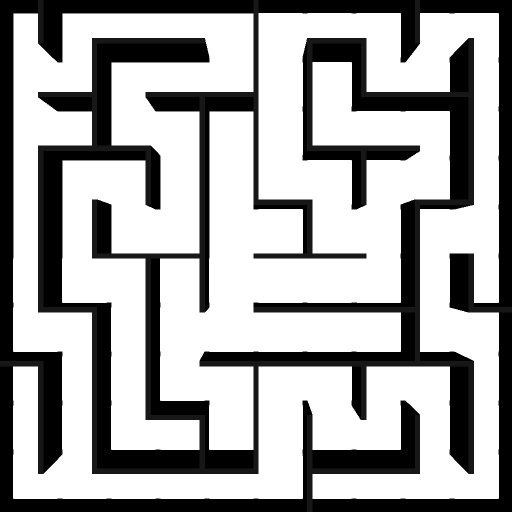
#> input picture task_4b_develop_ball_navigation_algo_windows/testing/result_maze00.jpg, 1024 x 1024 px (shown at 1/2 size)
$ python testing.py
#> lines starting #> are read from the running program, lines starting #| are printed output that depends on the picture; after the words box and inside, x2 and y2 are one past the last pixel; in counts of white or black regions, pixels touching at a corner belong together
import cv2 as cv
import numpy as np
from matplotlib import pyplot as plt
data = cv.imread("result_maze00.jpg")
#> data is the input picture: shape (1024, 1024, 3); min 0, max 255, mean 169.3
data = cv.resize(data, (1280, 1280))
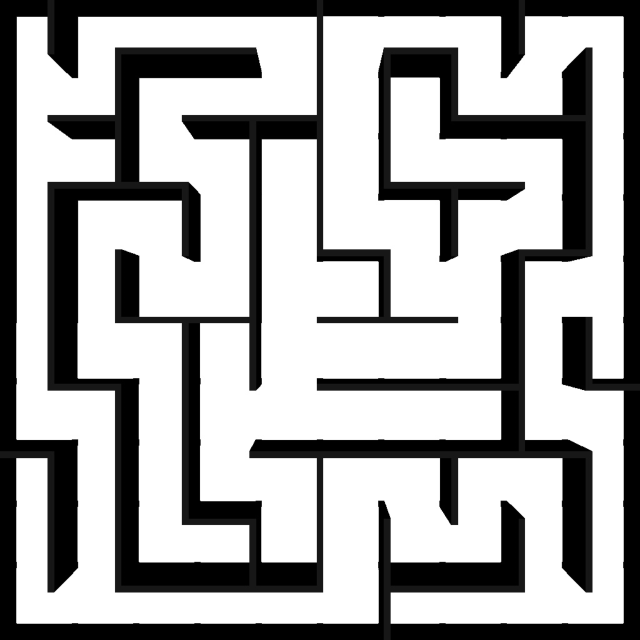
#> data: shape (1280, 1280, 3) (shown at 1/2 size); min 0, max 255, mean 169.3
x_increment = 64
y_increment = 64
for i in range(0,10):
    for j in range(1,10):
        data = cv.circle(data,(64+(j-1)*128,64+(i*128)),5,(255,0, 0),2)
        data = cv.line(data,(64+(j-1)*128, 64+(i*128)),( 64+ j*128, 64+(i*128)),(0, 255, 0), 5)
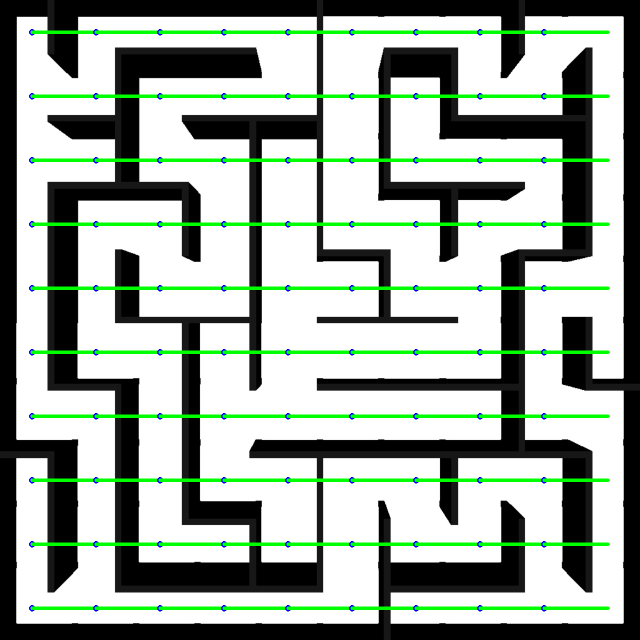
#> data: shape (1280, 1280, 3) (shown at 1/2 size); 5.17% of pixels changed, all inside (x1, y1, x2, y2) = (58, 58, 1220, 1223)

plt.imshow(data)
plt.show()
